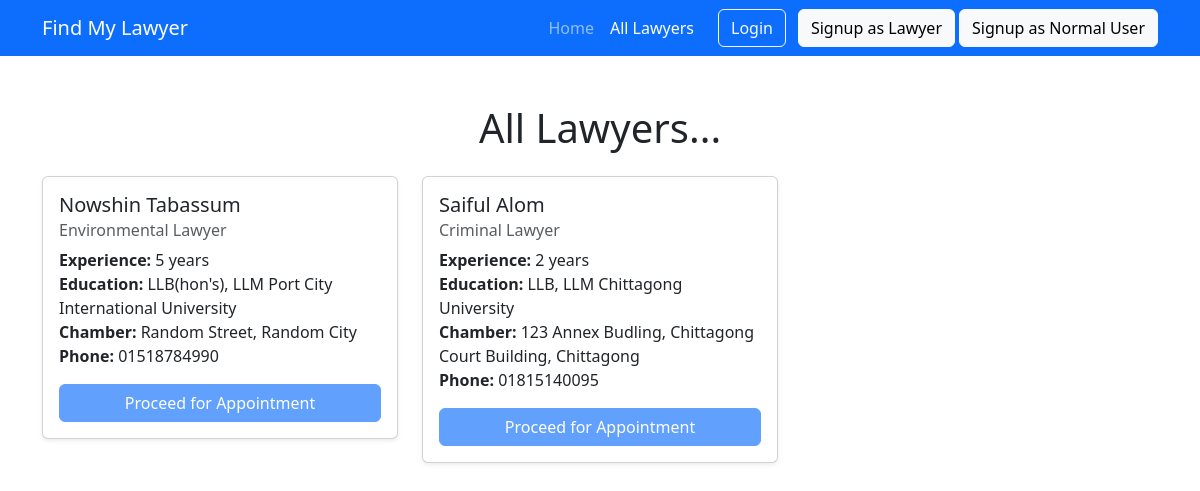
Page /all_lawyers.php on the committed database.
### tables this page shows
CREATE TABLE `lawyer_user` (
  `id` int(255) NOT NULL,
  `name` varchar(255) NOT NULL,
  `email` varchar(255) NOT NULL,
  `phone` varchar(255) NOT NULL,
  `education` text NOT NULL,
  `district` varchar(50) NOT NULL,
  `expertise` varchar(100) NOT NULL,
  `experience` int(50) NOT NULL,
  `address` text NOT NULL
);

### all_lawyers.php (the view, shortened to what this page needs)
<?php
include 'utils/connection.php';
$isLogin = false;
?>
<!DOCTYPE html>
<html lang="en">
<head>
    <link href="https://cdn.jsdelivr.net/npm/bootstrap@5.3.3/dist/css/bootstrap.min.css" rel="stylesheet">
</head>
<body>
    <nav class="navbar navbar-expand-lg navbar-dark bg-primary sticky-top">
        <div class="container">
            <a class="navbar-brand" href="index.php">Find My Lawyer</a>
            <div class="collapse navbar-collapse" id="navbarNav">
                <ul class="navbar-nav ms-auto">
                    <li class="nav-item">
                        <a class="nav-link" href="index.php">Home</a>
                    </li>
                    <li class="nav-item">
                        <a class="nav-link active" href="all_lawyers.php">All Lawyers</a>
                    </li>
                </ul>
                <div class="d-flex ms-lg-3">
                    <?php
                    if (isset($_SESSION['user_email']) && isset($_SESSION['user_type'])) {
                        ?>
                        <a href="logout.php" class="btn btn-danger">Log out</a>
                        <?php
                    } else {
                        ?>
                        <button type="button" class="btn btn-outline-light me-2" data-bs-toggle="modal"
                            data-bs-target="#loginModal">Login</button>
                        <a href="lawyer_signup.php" class="btn btn-light mx-1">Signup as Lawyer</a>
                        <a href="normal_user_signup.php" class="btn btn-light">Signup as Normal User</a>
                        <?php
                    }
                    ?>
                </div>
            </div>
        </div>
    </nav>
    <div class="container my-5">
        <h1 class="text-center mb-4">All Lawyers...</h1>
        <div class="row">
            <div class="col-md-12">
                <div class="row g-4">
                    <?php
                        $search = "SELECT * FROM `lawyer_user`";
                        $search_exe = mysqli_query($con, $search);
                        while ($res = mysqli_fetch_array($search_exe)) {
                            ?>
                            <div class="col-md-4">
                                <div class="card shadow-sm">
                                    <div class="card-body">
                                        <h5 class="card-title"><?php echo $res['name']; ?></h5>
                                        <h6 class="card-subtitle mb-2 text-muted"><?php echo $res['expertise']; ?> Lawyer</h6>
                                        <p class="card-text">
                                            <strong>Experience:</strong> <?php echo $res['experience']; ?> years<br>
                                            <strong>Education:</strong> <?php echo $res['education']; ?><br>
                                            <strong>Chamber:</strong> <?php echo $res['address']; ?><br>
                                            <strong>Phone:</strong> <?php echo $res['phone']; ?>
                                        </p>
                                        <a href="confirm_booking.php" class="btn btn-primary w-100 <?php
                                    if (!$isLogin) {
                                        echo 'disabled';
                                    }
                                    ?>">Proceed for Appointment</a>
                                    </div>
                                </div>
                            </div>
                            <?php
                        }
                    ?>
                </div>
            </div>
        </div>
    </div>
</body>
</html>

### rows in the picture
lawyer_user: name "Nowshin Tabassum", expertise "Environmental", experience "5", education "LLB(hon's), LLM Port City International University", address "Random Street, Random City", phone "01518784990"
lawyer_user: name "Saiful Alom", expertise "Criminal", experience "2", education "LLB, LLM Chittagong University", address "123 Annex Budling, Chittagong Court Building, Chittagong", phone "01815140095"
